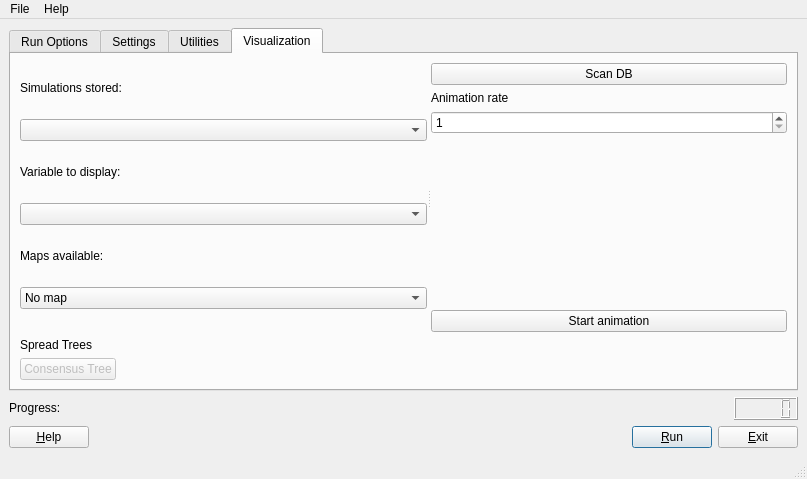
<ui version="4.0" >
 <class>MainWindow</class>
 <widget class="QMainWindow" name="MainWindow" >
  <property name="geometry" >
   <rect>
    <x>0</x>
    <y>0</y>
    <width>807</width>
    <height>479</height>
   </rect>
  </property>
  <property name="maximumSize" >
   <size>
    <width>16777215</width>
    <height>479</height>
   </size>
  </property>
  <property name="windowTitle" >
   <string>Epigrass</string>
  </property>
  <widget class="QWidget" name="centralwidget" >
   <property name="geometry" >
    <rect>
     <x>0</x>
     <y>32</y>
     <width>807</width>
     <height>419</height>
    </rect>
   </property>
   <layout class="QVBoxLayout" name="verticalLayout_2" >
    <item>
     <widget class="QTabWidget" name="tabWidget" >
      <property name="enabled" >
       <bool>true</bool>
      </property>
      <property name="sizePolicy" >
       <sizepolicy vsizetype="MinimumExpanding" hsizetype="MinimumExpanding" >
        <horstretch>0</horstretch>
        <verstretch>0</verstretch>
       </sizepolicy>
      </property>
      <property name="maximumSize" >
       <size>
        <width>16777215</width>
        <height>16777215</height>
       </size>
      </property>
      <property name="toolTip" >
       <string/>
      </property>
      <property name="currentIndex" >
       <number>3</number>
      </property>
      <widget class="QWidget" name="Widget8" >
       <property name="geometry" >
        <rect>
         <x>0</x>
         <y>0</y>
         <width>785</width>
         <height>299</height>
        </rect>
       </property>
       <attribute name="title" >
        <string>Run Options</string>
       </attribute>
       <layout class="QVBoxLayout" name="verticalLayout" >
        <item>
         <widget class="QSplitter" name="splitter6" >
          <property name="orientation" >
           <enum>Qt::Vertical</enum>
          </property>
          <widget class="QGroupBox" name="modSpec" >
           <property name="sizePolicy" >
            <sizepolicy vsizetype="MinimumExpanding" hsizetype="MinimumExpanding" >
             <horstretch>0</horstretch>
             <verstretch>0</verstretch>
            </sizepolicy>
           </property>
           <property name="minimumSize" >
            <size>
             <width>518</width>
             <height>80</height>
            </size>
           </property>
           <property name="title" >
            <string>Model Specification</string>
           </property>
           <layout class="QGridLayout" name="gridLayout" >
            <item row="0" column="0" >
             <layout class="QGridLayout" name="_2" >
              <item row="1" column="2" >
               <widget class="QPushButton" name="chooseButton" >
                <property name="text" >
                 <string>Choose</string>
                </property>
               </widget>
              </item>
              <item row="0" column="0" >
               <widget class="QLabel" name="textLabel1" >
                <property name="text" >
                 <string>Script Name:</string>
                </property>
                <property name="wordWrap" >
                 <bool>false</bool>
                </property>
               </widget>
              </item>
              <item row="0" column="1" colspan="3" >
               <spacer>
                <property name="orientation" >
                 <enum>Qt::Horizontal</enum>
                </property>
                <property name="sizeType" >
                 <enum>QSizePolicy::Expanding</enum>
                </property>
                <property name="sizeHint" stdset="0" >
                 <size>
                  <width>370</width>
                  <height>20</height>
                 </size>
                </property>
               </spacer>
              </item>
              <item row="1" column="0" colspan="2" >
               <widget class="QLineEdit" name="scriptNameEdit" >
                <property name="toolTip" >
                 <string>write the name of the your script or press the choose button on the right to select one.</string>
                </property>
               </widget>
              </item>
              <item row="1" column="3" >
               <widget class="QPushButton" name="editButton" >
                <property name="text" >
                 <string>Edit</string>
                </property>
               </widget>
              </item>
             </layout>
            </item>
           </layout>
          </widget>
          <widget class="QWidget" name="Database_layout" >
           <layout class="QGridLayout" name="_3" >
            <item row="1" column="0" >
             <spacer>
              <property name="orientation" >
               <enum>Qt::Vertical</enum>
              </property>
              <property name="sizeType" >
               <enum>QSizePolicy::Expanding</enum>
              </property>
              <property name="sizeHint" stdset="0" >
               <size>
                <width>20</width>
                <height>100</height>
               </size>
              </property>
             </spacer>
            </item>
            <item rowspan="2" row="0" column="1" >
             <widget class="QGroupBox" name="dbSpecGroupBox" >
              <property name="enabled" >
               <bool>false</bool>
              </property>
              <property name="sizePolicy" >
               <sizepolicy vsizetype="MinimumExpanding" hsizetype="Expanding" >
                <horstretch>0</horstretch>
                <verstretch>0</verstretch>
               </sizepolicy>
              </property>
              <property name="title" >
               <string>Database Specification</string>
              </property>
              <widget class="QWidget" name="layout7_2" >
               <property name="geometry" >
                <rect>
                 <x>10</x>
                 <y>20</y>
                 <width>360</width>
                 <height>140</height>
                </rect>
               </property>
               <layout class="QGridLayout" name="_4" >
                <item row="0" column="0" >
                 <widget class="QLabel" name="textLabel2" >
                  <property name="sizePolicy" >
                   <sizepolicy vsizetype="Fixed" hsizetype="MinimumExpanding" >
                    <horstretch>0</horstretch>
                    <verstretch>0</verstretch>
                   </sizepolicy>
                  </property>
                  <property name="text" >
                   <string>Host:</string>
                  </property>
                  <property name="wordWrap" >
                   <bool>false</bool>
                  </property>
                 </widget>
                </item>
                <item row="1" column="1" >
                 <widget class="QLineEdit" name="portEdit" >
                  <property name="toolTip" >
                   <string>Enter the port  the server listens to.</string>
                  </property>
                  <property name="text" >
                   <string>3306</string>
                  </property>
                 </widget>
                </item>
                <item row="0" column="1" >
                 <widget class="QLabel" name="textLabel3" >
                  <property name="sizePolicy" >
                   <sizepolicy vsizetype="Fixed" hsizetype="MinimumExpanding" >
                    <horstretch>0</horstretch>
                    <verstretch>0</verstretch>
                   </sizepolicy>
                  </property>
                  <property name="text" >
                   <string>Port:</string>
                  </property>
                  <property name="wordWrap" >
                   <bool>false</bool>
                  </property>
                 </widget>
                </item>
                <item row="3" column="1" >
                 <widget class="QLineEdit" name="pwEdit" >
                  <property name="toolTip" >
                   <string>Database password for the userid entered</string>
                  </property>
                  <property name="echoMode" >
                   <enum>QLineEdit::Password</enum>
                  </property>
                 </widget>
                </item>
                <item row="2" column="1" >
                 <widget class="QLabel" name="textLabel1_2" >
                  <property name="sizePolicy" >
                   <sizepolicy vsizetype="Fixed" hsizetype="Preferred" >
                    <horstretch>0</horstretch>
                    <verstretch>0</verstretch>
                   </sizepolicy>
                  </property>
                  <property name="text" >
                   <string>Password:</string>
                  </property>
                  <property name="wordWrap" >
                   <bool>false</bool>
                  </property>
                 </widget>
                </item>
                <item row="2" column="0" >
                 <widget class="QLabel" name="textLabel4" >
                  <property name="sizePolicy" >
                   <sizepolicy vsizetype="Fixed" hsizetype="Preferred" >
                    <horstretch>0</horstretch>
                    <verstretch>0</verstretch>
                   </sizepolicy>
                  </property>
                  <property name="text" >
                   <string>Userid:</string>
                  </property>
                  <property name="wordWrap" >
                   <bool>false</bool>
                  </property>
                 </widget>
                </item>
                <item row="1" column="0" >
                 <widget class="QLineEdit" name="hostnEdit" >
                  <property name="toolTip" >
                   <string>This is the url of your database server.</string>
                  </property>
                  <property name="text" >
                   <string>localhost</string>
                  </property>
                 </widget>
                </item>
                <item row="3" column="0" >
                 <widget class="QLineEdit" name="uidEdit" >
                  <property name="toolTip" >
                   <string>This is the userid for accessing the database server</string>
                  </property>
                 </widget>
                </item>
               </layout>
              </widget>
             </widget>
            </item>
            <item row="0" column="0" >
             <layout class="QVBoxLayout" name="_5" >
              <item>
               <widget class="QLabel" name="textLabel1_11" >
                <property name="sizePolicy" >
                 <sizepolicy vsizetype="Preferred" hsizetype="Expanding" >
                  <horstretch>0</horstretch>
                  <verstretch>0</verstretch>
                 </sizepolicy>
                </property>
                <property name="text" >
                 <string>Database type:</string>
                </property>
                <property name="wordWrap" >
                 <bool>false</bool>
                </property>
               </widget>
              </item>
              <item>
               <widget class="QComboBox" name="dbType" >
                <property name="sizePolicy" >
                 <sizepolicy vsizetype="Fixed" hsizetype="Expanding" >
                  <horstretch>0</horstretch>
                  <verstretch>0</verstretch>
                 </sizepolicy>
                </property>
                <property name="toolTip" >
                 <string>Select your database type</string>
                </property>
                <property name="currentIndex" >
                 <number>1</number>
                </property>
                <item>
                 <property name="text" >
                  <string>MySQL</string>
                 </property>
                </item>
                <item>
                 <property name="text" >
                  <string>SQLite</string>
                 </property>
                </item>
                <item>
                 <property name="text" >
                  <string>CSV</string>
                 </property>
                </item>
               </widget>
              </item>
             </layout>
            </item>
           </layout>
          </widget>
         </widget>
        </item>
       </layout>
      </widget>
      <widget class="QWidget" name="Widget9" >
       <property name="geometry" >
        <rect>
         <x>0</x>
         <y>0</y>
         <width>785</width>
         <height>299</height>
        </rect>
       </property>
       <attribute name="title" >
        <string>Settings</string>
       </attribute>
       <widget class="QWidget" name="layout9" >
        <property name="geometry" >
         <rect>
          <x>9</x>
          <y>19</y>
          <width>304</width>
          <height>135</height>
         </rect>
        </property>
        <layout class="QGridLayout" name="_6" >
         <item row="0" column="1" colspan="3" >
          <widget class="QLineEdit" name="unameEdit" >
           <property name="toolTip" >
            <string>Enter your full name. This will be added to the report.</string>
           </property>
          </widget>
         </item>
         <item row="3" column="0" colspan="2" >
          <widget class="QLabel" name="textLabel1_5" >
           <property name="text" >
            <string>Language</string>
           </property>
           <property name="wordWrap" >
            <bool>false</bool>
           </property>
          </widget>
         </item>
         <item row="3" column="2" colspan="2" >
          <widget class="QComboBox" name="langCombo" >
           <property name="toolTip" >
            <string>Select the language for the GUI</string>
           </property>
           <item>
            <property name="text" >
             <string>English</string>
            </property>
           </item>
           <item>
            <property name="text" >
             <string>Brazilian portuguese</string>
            </property>
           </item>
           <item>
            <property name="text" >
             <string>French</string>
            </property>
           </item>
          </widget>
         </item>
         <item row="1" column="0" >
          <widget class="QLabel" name="textLabel5" >
           <property name="text" >
            <string>Editor</string>
           </property>
           <property name="wordWrap" >
            <bool>false</bool>
           </property>
          </widget>
         </item>
         <item row="2" column="0" colspan="3" >
          <widget class="QLabel" name="textLabel2_3" >
           <property name="text" >
            <string>PDF Viewer</string>
           </property>
           <property name="wordWrap" >
            <bool>false</bool>
           </property>
          </widget>
         </item>
         <item row="0" column="0" >
          <widget class="QLabel" name="textLabel2_2" >
           <property name="text" >
            <string>Name</string>
           </property>
           <property name="wordWrap" >
            <bool>false</bool>
           </property>
          </widget>
         </item>
         <item row="1" column="1" colspan="3" >
          <widget class="QLineEdit" name="editorEdit" >
           <property name="toolTip" >
            <string>Enter your preferred text editor</string>
           </property>
          </widget>
         </item>
         <item row="2" column="3" >
          <widget class="QLineEdit" name="pdfEdit" >
           <property name="toolTip" >
            <string>Enter the name of your preferred PDF viewer</string>
           </property>
           <property name="text" >
            <string/>
           </property>
          </widget>
         </item>
        </layout>
       </widget>
      </widget>
      <widget class="QWidget" name="TabPage" >
       <property name="geometry" >
        <rect>
         <x>0</x>
         <y>0</y>
         <width>785</width>
         <height>299</height>
        </rect>
       </property>
       <attribute name="title" >
        <string>Utilities</string>
       </attribute>
       <layout class="QHBoxLayout" name="horizontalLayout" >
        <item>
         <layout class="QVBoxLayout" name="_7" >
          <item>
           <widget class="QLabel" name="textLabel5_2" >
            <property name="text" >
             <string>Simulation Status</string>
            </property>
            <property name="wordWrap" >
             <bool>false</bool>
            </property>
           </widget>
          </item>
          <item>
           <widget class="QTextEdit" name="textEdit1" />
          </item>
         </layout>
        </item>
        <item>
         <widget class="Line" name="line1" >
          <property name="frameShape" >
           <enum>QFrame::VLine</enum>
          </property>
          <property name="frameShadow" >
           <enum>QFrame::Sunken</enum>
          </property>
          <property name="lineWidth" >
           <number>3</number>
          </property>
         </widget>
        </item>
        <item>
         <layout class="QVBoxLayout" name="_8" >
          <item>
           <layout class="QVBoxLayout" name="_9" >
            <item>
             <layout class="QVBoxLayout" name="_10" >
              <item>
               <widget class="QLabel" name="textLabel1_3" >
                <property name="text" >
                 <string>Database</string>
                </property>
                <property name="alignment" >
                 <set>Qt::AlignCenter</set>
                </property>
                <property name="wordWrap" >
                 <bool>false</bool>
                </property>
               </widget>
              </item>
              <item>
               <widget class="QPushButton" name="dbBackup" >
                <property name="enabled" >
                 <bool>false</bool>
                </property>
                <property name="toolTip" >
                 <string>Click here to backup the epigrass database </string>
                </property>
                <property name="text" >
                 <string>Backup</string>
                </property>
               </widget>
              </item>
              <item>
               <widget class="QPushButton" name="dbInfo" >
                <property name="enabled" >
                 <bool>false</bool>
                </property>
                <property name="toolTip" >
                 <string>Click here for a short description of the epigrass database</string>
                </property>
                <property name="text" >
                 <string>Info</string>
                </property>
               </widget>
              </item>
             </layout>
            </item>
            <item>
             <widget class="Line" name="line2" >
              <property name="frameShape" >
               <enum>QFrame::HLine</enum>
              </property>
              <property name="frameShadow" >
               <enum>QFrame::Sunken</enum>
              </property>
              <property name="lineWidth" >
               <number>2</number>
              </property>
             </widget>
            </item>
            <item>
             <layout class="QVBoxLayout" name="_11" >
              <item>
               <widget class="QLabel" name="textLabel1_4" >
                <property name="sizePolicy" >
                 <sizepolicy vsizetype="Preferred" hsizetype="MinimumExpanding" >
                  <horstretch>0</horstretch>
                  <verstretch>0</verstretch>
                 </sizepolicy>
                </property>
                <property name="text" >
                 <string>Report</string>
                </property>
                <property name="alignment" >
                 <set>Qt::AlignCenter</set>
                </property>
                <property name="wordWrap" >
                 <bool>false</bool>
                </property>
                <property name="margin" >
                 <number>0</number>
                </property>
               </widget>
              </item>
              <item>
               <widget class="QPushButton" name="repOpen" >
                <property name="text" >
                 <string>Open</string>
                </property>
               </widget>
              </item>
             </layout>
            </item>
           </layout>
          </item>
          <item>
           <spacer>
            <property name="orientation" >
             <enum>Qt::Vertical</enum>
            </property>
            <property name="sizeType" >
             <enum>QSizePolicy::Expanding</enum>
            </property>
            <property name="sizeHint" stdset="0" >
             <size>
              <width>20</width>
              <height>170</height>
             </size>
            </property>
           </spacer>
          </item>
         </layout>
        </item>
       </layout>
      </widget>
      <widget class="QWidget" name="visPage" >
       <property name="geometry" >
        <rect>
         <x>0</x>
         <y>0</y>
         <width>785</width>
         <height>299</height>
        </rect>
       </property>
       <attribute name="title" >
        <string>Visualization</string>
       </attribute>
       <layout class="QGridLayout" name="gridLayout_3" >
        <item row="1" column="0" >
         <layout class="QHBoxLayout" name="horizontalLayout_2" >
          <item>
           <layout class="QVBoxLayout" name="_13" >
            <item>
             <widget class="QLabel" name="textLabel1_9" >
              <property name="sizePolicy" >
               <sizepolicy vsizetype="Fixed" hsizetype="Preferred" >
                <horstretch>0</horstretch>
                <verstretch>0</verstretch>
               </sizepolicy>
              </property>
              <property name="text" >
               <string>Spread Trees</string>
              </property>
              <property name="wordWrap" >
               <bool>false</bool>
              </property>
             </widget>
            </item>
            <item>
             <widget class="QPushButton" name="consensusButton" >
              <property name="enabled" >
               <bool>false</bool>
              </property>
              <property name="toolTip" >
               <string>Select a directory with tree-files to build consensus on.</string>
              </property>
              <property name="text" >
               <string>Consensus Tree</string>
              </property>
             </widget>
            </item>
           </layout>
          </item>
          <item>
           <spacer>
            <property name="orientation" >
             <enum>Qt::Horizontal</enum>
            </property>
            <property name="sizeType" >
             <enum>QSizePolicy::Expanding</enum>
            </property>
            <property name="sizeHint" stdset="0" >
             <size>
              <width>260</width>
              <height>20</height>
             </size>
            </property>
           </spacer>
          </item>
         </layout>
        </item>
        <item row="0" column="0" >
         <widget class="QSplitter" name="splitter" >
          <property name="orientation" >
           <enum>Qt::Horizontal</enum>
          </property>
          <widget class="QWidget" name="layout20" >
           <layout class="QVBoxLayout" name="_14" >
            <item>
             <widget class="QLabel" name="textLabel1_7" >
              <property name="sizePolicy" >
               <sizepolicy vsizetype="Fixed" hsizetype="Preferred" >
                <horstretch>0</horstretch>
                <verstretch>0</verstretch>
               </sizepolicy>
              </property>
              <property name="text" >
               <string>Simulations stored:</string>
              </property>
              <property name="wordWrap" >
               <bool>false</bool>
              </property>
             </widget>
            </item>
            <item>
             <widget class="QComboBox" name="tableList" >
              <property name="toolTip" >
               <string>Select a database stored simulation</string>
              </property>
             </widget>
            </item>
            <item>
             <widget class="QLabel" name="textLabel1_10" >
              <property name="sizePolicy" >
               <sizepolicy vsizetype="Fixed" hsizetype="Preferred" >
                <horstretch>0</horstretch>
                <verstretch>0</verstretch>
               </sizepolicy>
              </property>
              <property name="text" >
               <string>Variable to display:</string>
              </property>
              <property name="wordWrap" >
               <bool>false</bool>
              </property>
             </widget>
            </item>
            <item>
             <widget class="QComboBox" name="variableList" >
              <property name="toolTip" >
               <string>Select a variable to display in the animation</string>
              </property>
             </widget>
            </item>
            <item>
             <widget class="QLabel" name="textLabel2_4" >
              <property name="enabled" >
               <bool>true</bool>
              </property>
              <property name="sizePolicy" >
               <sizepolicy vsizetype="Fixed" hsizetype="Preferred" >
                <horstretch>0</horstretch>
                <verstretch>0</verstretch>
               </sizepolicy>
              </property>
              <property name="text" >
               <string>Maps available:</string>
              </property>
              <property name="wordWrap" >
               <bool>false</bool>
              </property>
             </widget>
            </item>
            <item>
             <widget class="QComboBox" name="mapList" >
              <property name="enabled" >
               <bool>true</bool>
              </property>
              <property name="toolTip" >
               <string>Select a map</string>
              </property>
              <item>
               <property name="text" >
                <string>No map</string>
               </property>
              </item>
             </widget>
            </item>
           </layout>
          </widget>
          <widget class="QWidget" name="layout19" >
           <layout class="QVBoxLayout" name="_15" >
            <item>
             <widget class="QPushButton" name="dbscanButton" >
              <property name="text" >
               <string>Scan DB</string>
              </property>
             </widget>
            </item>
            <item>
             <widget class="QLabel" name="textLabel1_8" >
              <property name="sizePolicy" >
               <sizepolicy vsizetype="Fixed" hsizetype="Preferred" >
                <horstretch>0</horstretch>
                <verstretch>0</verstretch>
               </sizepolicy>
              </property>
              <property name="text" >
               <string>Animation rate</string>
              </property>
              <property name="wordWrap" >
               <bool>false</bool>
              </property>
             </widget>
            </item>
            <item>
             <widget class="QSpinBox" name="rateSpinBox" >
              <property name="toolTip" >
               <string>Time steps per second</string>
              </property>
              <property name="minimum" >
               <number>1</number>
              </property>
              <property name="maximum" >
               <number>5</number>
              </property>
             </widget>
            </item>
            <item>
             <spacer>
              <property name="orientation" >
               <enum>Qt::Vertical</enum>
              </property>
              <property name="sizeType" >
               <enum>QSizePolicy::Expanding</enum>
              </property>
              <property name="sizeHint" stdset="0" >
               <size>
                <width>20</width>
                <height>90</height>
               </size>
              </property>
             </spacer>
            </item>
            <item>
             <widget class="QPushButton" name="playButton" >
              <property name="text" >
               <string>Start animation</string>
              </property>
             </widget>
            </item>
           </layout>
          </widget>
         </widget>
        </item>
       </layout>
      </widget>
     </widget>
    </item>
    <item>
     <layout class="QHBoxLayout" name="_17" >
      <item>
       <widget class="QLabel" name="textLabel1_6" >
        <property name="sizePolicy" >
         <sizepolicy vsizetype="Fixed" hsizetype="MinimumExpanding" >
          <horstretch>0</horstretch>
          <verstretch>0</verstretch>
         </sizepolicy>
        </property>
        <property name="text" >
         <string>Progress:</string>
        </property>
        <property name="wordWrap" >
         <bool>false</bool>
        </property>
       </widget>
      </item>
      <item>
       <widget class="QLCDNumber" name="stepLCD" >
        <property name="sizePolicy" >
         <sizepolicy vsizetype="Fixed" hsizetype="Minimum" >
          <horstretch>0</horstretch>
          <verstretch>0</verstretch>
         </sizepolicy>
        </property>
        <property name="toolTip" >
         <string>Simulation step</string>
        </property>
       </widget>
      </item>
     </layout>
    </item>
    <item>
     <layout class="QHBoxLayout" name="_18" >
      <property name="spacing" >
       <number>6</number>
      </property>
      <property name="margin" >
       <number>0</number>
      </property>
      <item>
       <widget class="QPushButton" name="buttonHelp" >
        <property name="toolTip" >
         <string>Click here to open the userguide in the web browser</string>
        </property>
        <property name="text" >
         <string>&amp;Help</string>
        </property>
        <property name="shortcut" >
         <string>F1</string>
        </property>
        <property name="autoDefault" >
         <bool>true</bool>
        </property>
       </widget>
      </item>
      <item>
       <spacer>
        <property name="orientation" >
         <enum>Qt::Horizontal</enum>
        </property>
        <property name="sizeType" >
         <enum>QSizePolicy::Expanding</enum>
        </property>
        <property name="sizeHint" stdset="0" >
         <size>
          <width>20</width>
          <height>20</height>
         </size>
        </property>
       </spacer>
      </item>
      <item>
       <widget class="QPushButton" name="buttonRun" >
        <property name="toolTip" >
         <string>Click here to start your simulation</string>
        </property>
        <property name="text" >
         <string>&amp;Run</string>
        </property>
        <property name="shortcut" >
         <string>Alt+R</string>
        </property>
        <property name="autoDefault" >
         <bool>true</bool>
        </property>
        <property name="default" >
         <bool>true</bool>
        </property>
       </widget>
      </item>
      <item>
       <widget class="QPushButton" name="buttonExit" >
        <property name="toolTip" >
         <string>Click here to leave Epigrass</string>
        </property>
        <property name="text" >
         <string>&amp;Exit</string>
        </property>
        <property name="shortcut" >
         <string>Alt+E</string>
        </property>
        <property name="autoDefault" >
         <bool>true</bool>
        </property>
       </widget>
      </item>
     </layout>
    </item>
   </layout>
  </widget>
  <widget class="QMenuBar" name="menubar" >
   <property name="geometry" >
    <rect>
     <x>0</x>
     <y>0</y>
     <width>807</width>
     <height>32</height>
    </rect>
   </property>
   <widget class="QMenu" name="menuFile" >
    <property name="title" >
     <string>File</string>
    </property>
   </widget>
   <widget class="QMenu" name="menuHelp" >
    <property name="title" >
     <string>Help</string>
    </property>
   </widget>
   <addaction name="menuFile" />
   <addaction name="menuHelp" />
  </widget>
  <widget class="QStatusBar" name="statusbar" >
   <property name="geometry" >
    <rect>
     <x>0</x>
     <y>451</y>
     <width>807</width>
     <height>28</height>
    </rect>
   </property>
  </widget>
 </widget>
 <resources/>
 <connections/>
</ui>
